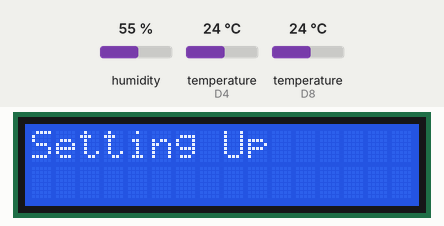
A sketch run on a simulated ESP8266 (NodeMCU). On the bench: 16×2 character LCD. Inputs (shaded band) come from the test bench; at power-on: humidity 55 %, temperature (sensors on D4, D8) 24 °C. WiFi joins after 1.5 s; servers stay silent unless stated; web services answer with replies made up by the test bench; what the sketch prints to the serial monitor is not drawn.

Above: at 0.1 s.
At 1.1 s:
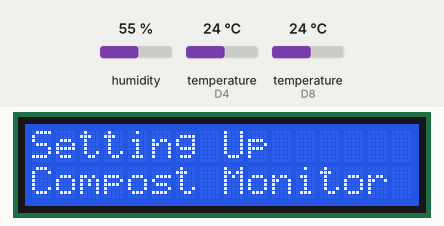
3.8 s: humidity set to 22 %
At 5.2 s:
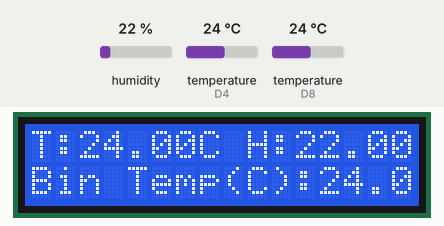
Timing chart, 0 to 6.8 s (numbered marks = the images above; inputs shaded):
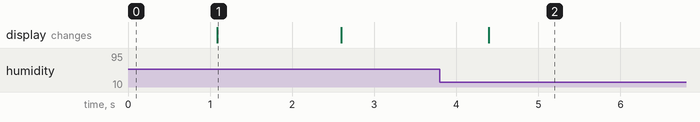

Measured:
- after the input at 3.8 s, the display: changes after 0.60 s (image 2)
- what the display in image 1 shows lasts 1.5 s, from 1.1 s to 2.6 s

The sketch:

Compost_Monitor_v1.ino
```cpp
#include <ESP8266WiFi.h>          //https://github.com/esp8266/Arduino

//needed for library
#include <DNSServer.h>
#include <ESP8266WebServer.h>
#include <WiFiManager.h>          //https://github.com/tzapu/WiFiManager
#include "DHT.h"
#include <LiquidCrystal_I2C.h>

#include <OneWire.h>
#include <DallasTemperature.h>

//DHT Section setup

#define DHTPIN D4
#define DHTTYPE DHT22
DHT dht(DHTPIN, DHTTYPE);
float h, t, bin1t;

//One wire
#define ONE_WIRE_BUS D8 // DS18B20 on arduino pin2 corresponds to D4 on physical board
OneWire oneWire(ONE_WIRE_BUS);
DallasTemperature DS18B20(&oneWire);

//Server Setup Section
//const char* server = "52.66.114.79";
//String apiKey = "MEUJAFLOQP0WBWFK";//AQM channel 4
WiFiClient client;

//LCD
LiquidCrystal_I2C lcd(0x3F, 16, 2);
//LiquidCrystal_I2C lcd(0x27, 16,2);

const char* host = "api.pushingbox.com";
String devidenti = "v83D5D55FC328535";
void setup() {
  // put your setup code here, to run once:
  Serial.begin(115200);
  dht.begin();
  lcd.init();   // initializing the LCD
  lcd.backlight();
  lcd.setCursor(0, 0);
  lcd.print("Setting Up");
  delay(1000);
  lcd.setCursor(0, 1);
  lcd.print("Compost Monitor");
  //WiFiManager
  //Local intialization. Once its business is done, there is no need to keep it around
  WiFiManager wifiManager;
  wifiManager.setTimeout(60);

  if (!wifiManager.autoConnect("SetupWifiForCompost")) {
    Serial.println("failed to connect and hit timeout");
    delay(3000);
    //reset and try again, or maybe put it to deep sleep
    ESP.reset();
    delay(5000);
  }
  //if you get here you have connected to the WiFi
  Serial.println("connected...yeey :)");
  lcd.clear();

}

void loop() {
  // put your main code here, to run repeatedly:
  onewiretemp();
  dhttemp();
  showonlcd();
  senddata();
  delay(15000);
  lcd.clear();
}

//Functions written now on

void dhttemp() {
  h = dht.readHumidity();
  t = dht.readTemperature();
  Serial.print("Humidity: ");
  Serial.print(h);
  Serial.print(" %\t");
  Serial.print("Temperature: ");
  Serial.print(t);
  Serial.print(" *C ");
  Serial.println();
}

void onewiretemp() {
  DS18B20.requestTemperatures();
  bin1t = DS18B20.getTempCByIndex(0);
  Serial.println(bin1t);
  delay(1000);
}

void senddata() {
  Serial.print("connecting to ");
  Serial.println(host);

  // Use WiFiClient class to create TCP connections
  WiFiClient client;
  const int httpPort = 80;
  if (!client.connect(host, httpPort)) {
    Serial.println("connection failed");
    return;
  }

  // We now create a URI for the request
  String url = "/pushingbox?";
  url += "devid=";
  url += devidenti;
  //url += "&value=" + String(data);
  url += "&dhttemp=" + String(h);
  url += "&dhthum=" + String(t);
  url += "&bin1t=" + String(bin1t);
  //url += "&bin2t=" + String(bin2t);
  //url += "&bin3t=" + String(bin3t);

  Serial.print("Requesting URL: ");
  Serial.println(url);

  // This will send the request to the server
  client.print(String("GET ") + url + " HTTP/1.1\r\n" +
               "Host: " + host + "\r\n" +
               "Connection: close\r\n\r\n");
  unsigned long timeout = millis();
  while (client.available() == 0) {
    if (millis() - timeout > 5000) {
      Serial.println(">>> Client Timeout !");
      client.stop();
      return;
    }
  }

  // Read all the lines of the reply from server and print them to Serial
  while (client.available()) {
    String line = client.readStringUntil('\r');
    Serial.print(line);
    Serial.print("Data Sent!");
  }

  Serial.println();
  Serial.println("closing connection");
  delay(5000);
  delay(90000);
}


void showonlcd() {
  lcd.setCursor(0, 0);
  lcd.print("T:");
  lcd.print(t);
  //lcd.setCursor(0,);
  lcd.print("C H:");
  lcd.print(h);
  lcd.setCursor(0, 1);
  lcd.print("Bin Temp(C):");
  lcd.print(bin1t);
}
```
